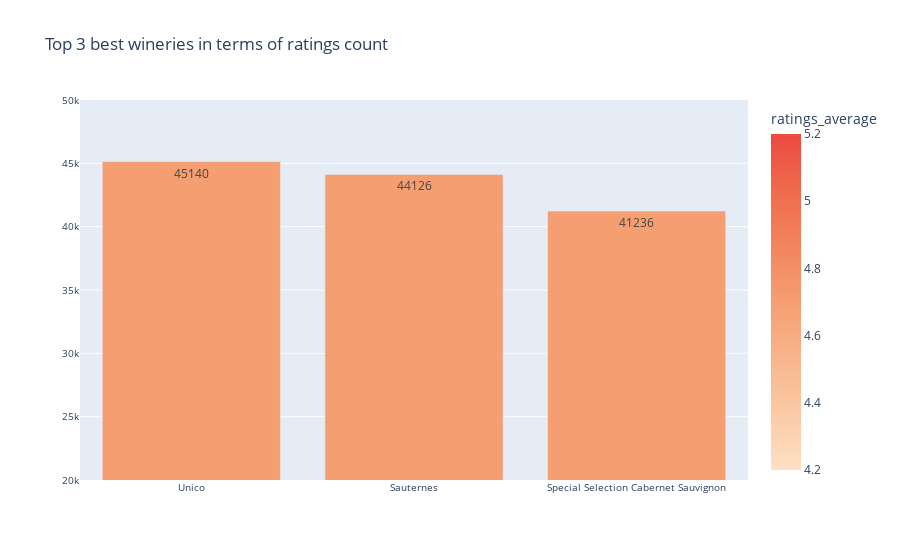

Notebook code cell kept with this figure:
### Code cell
df=pd.read_csv('../CSVs/3.csv')
fig = px.bar(df, 
             x='wineries_name', 
             y='ratings_count', 
             title='Top 3 best wineries in terms of ratings count', 
             color='ratings_average',
             range_y=[20000,50000],
             text=df['ratings_count'],
             color_continuous_scale=px.colors.sequential.Peach
             
             
            
             
            ) 
fig.update_xaxes(tickfont=dict(size=10),title_text='')
fig.update_yaxes(tickfont=dict(size=10),title_text='')

fig.show()

### Figure 1 — Plotly figure (JSON) as saved in the notebook; plotly's stock layout.template omitted (floating-point values rounded to 4 significant figures)
{"data": [{"alignmentgroup": "True", "hovertemplate": "wineries_name=%{x}<br>ratings_count=%{text}<br>ratings_average=%{marker.color}<extra></extra>", "legendgroup": "", "marker": {"color": [4.7, 4.7, 4.7], "coloraxis": "coloraxis", "pattern": {"shape": ""}}, "name": "", "offsetgroup": "", "orientation": "v", "showlegend": false, "text": [45140, 44126, 41236], "textposition": "auto", "type": "bar", "x": ["Unico", "Sauternes", "Special Selection Cabernet Sauvignon"], "xaxis": "x", "y": [45140, 44126, 41236], "yaxis": "y"}], "layout": {"barmode": "relative", "coloraxis": {"colorbar": {"title": {"text": "ratings_average"}}, "colorscale": [[0, "rgb(253, 224, 197)"], [0.1667, "rgb(250, 203, 166)"], [0.3333, "rgb(248, 181, 139)"], [0.5, "rgb(245, 158, 114)"], [0.6667, "rgb(242, 133, 93)"], [0.8333, "rgb(239, 106, 76)"], [1, "rgb(235, 74, 64)"]]}, "legend": {"tracegroupgap": 0}, "title": {"text": "Top 3 best wineries in terms of ratings count"}, "xaxis": {"anchor": "y", "domain": [0, 1], "tickfont": {"size": 10}, "title": {"text": ""}}, "yaxis": {"anchor": "x", "domain": [0, 1], "range": [20000, 50000], "tickfont": {"size": 10}, "title": {"text": ""}}}}
